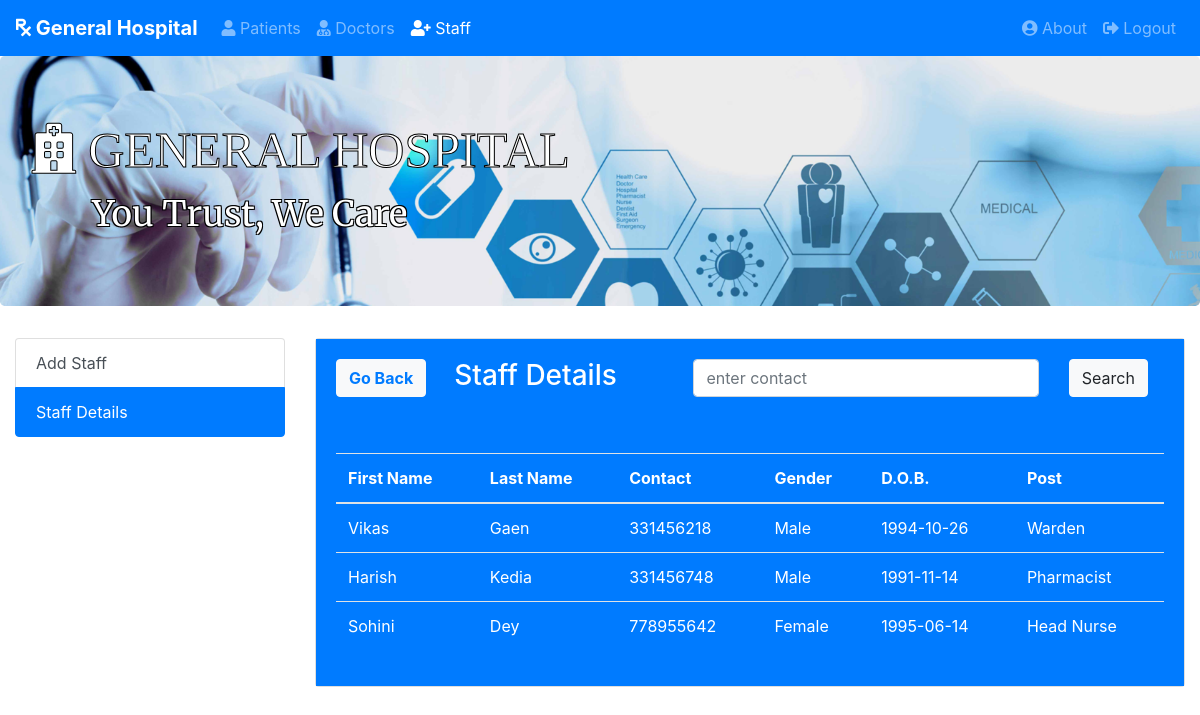
/staff_details.php, run on the app's committed database.
### tables this page shows
CREATE TABLE `staffdb` (
  `fname` varchar(40) NOT NULL,
  `lname` varchar(40) NOT NULL,
  `contact` varchar(40) NOT NULL,
  `gender` varchar(40) NOT NULL,
  `dob` varchar(40) NOT NULL,
  `post` varchar(40) NOT NULL
);

### func.php (the view, shortened to what this page needs)
<?php
$con=mysqli_connect("localhost","root","","hospitaldb");
function get_staff_details(){
  global $con;
  $query="select * from staffdb";
  $result=mysqli_query($con,$query);
  while($row=mysqli_fetch_array($result)){
    $fname=$row['fname'];
    $lname=$row['lname'];
    $contact=$row['contact'];
    $gender=$row['gender'];
    $dob=$row['dob'];
    $post=$row['post'];
    echo "<tr>
            <td>$fname</td>
            <td>$lname</td>
            <td>$contact</td>
            <td>$gender</td>
            <td>$dob</td>
            <td>$post</td>
          </tr>";
  }
}
?>

### data on the page
staffdb: fname "Vikas", lname "Gaen", contact "331456218", gender "Male", dob "1994-10-26", post "Warden"
staffdb: fname "Harish", lname "Kedia", contact "331456748", gender "Male", dob "1991-11-14", post "Pharmacist"
staffdb: fname "Sohini", lname "Dey", contact "778955642", gender "Female", dob "1995-06-14", post "Head Nurse"
